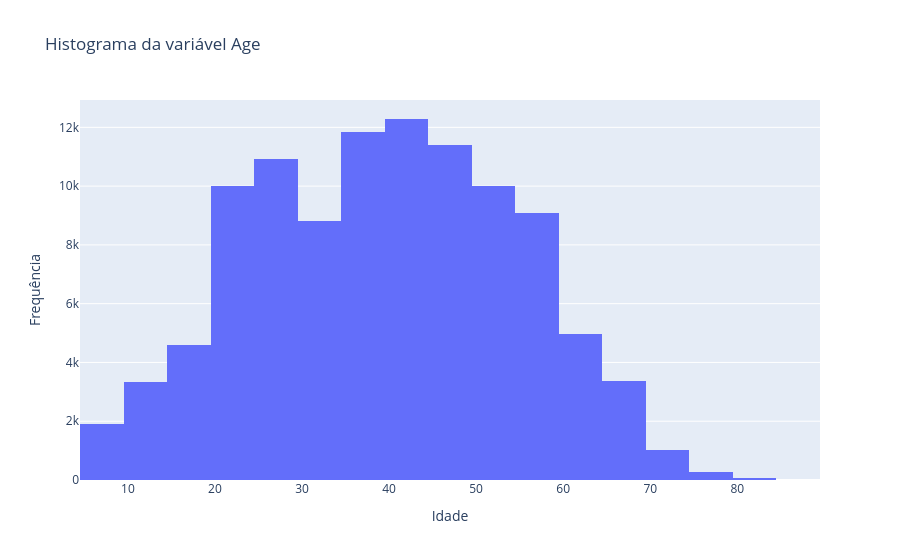

Notebook code for this chart:
### Code cell
# Histograma da variável Age

fig = px.histogram(df_airline, x='Age', nbins=20, title='Histograma da variável Age')
fig.update_layout(xaxis_title='Idade', yaxis_title='Frequência')
fig.show()

### Figure 1 — Plotly figure (JSON) as saved in the notebook; plotly's stock layout.template omitted (floating-point values rounded to 4 significant figures; data arrays with more than 128 entries replaced by an {"elided": "..."} marker saying what was removed)
{"data": [{"alignmentgroup": "True", "bingroup": "x", "hovertemplate": "Age=%{x}<br>count=%{y}<extra></extra>", "legendgroup": "", "marker": {"color": "#636efa", "pattern": {"shape": ""}}, "name": "", "nbinsx": 20, "offsetgroup": "", "orientation": "v", "showlegend": false, "type": "histogram", "x": {"elided": "103904 int values"}, "xaxis": "x", "yaxis": "y"}], "layout": {"barmode": "relative", "legend": {"tracegroupgap": 0}, "title": {"text": "Histograma da variável Age"}, "xaxis": {"anchor": "y", "domain": [0, 1], "title": {"text": "Idade"}}, "yaxis": {"anchor": "x", "domain": [0, 1], "title": {"text": "Frequência"}}}}
